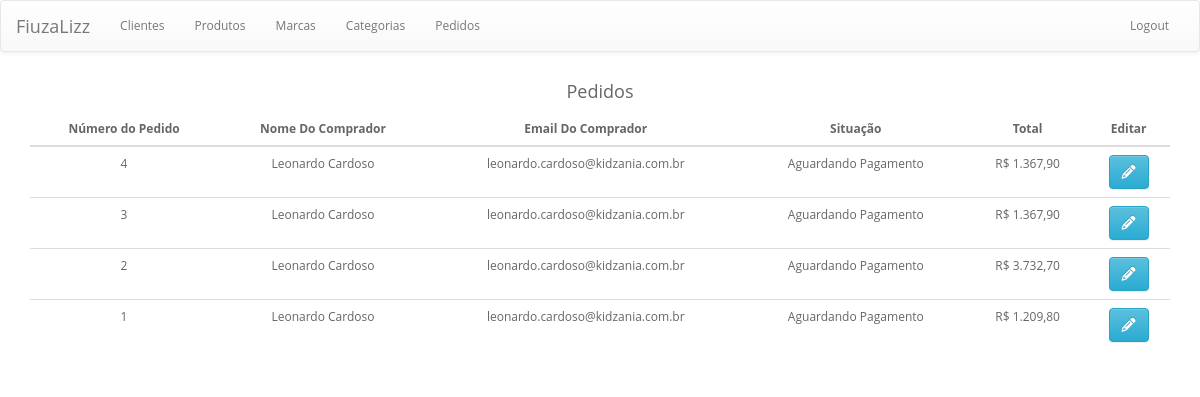
Screenshot of /admin/pedido.php (signed in) with the database file from the repository.
### tables this page shows
CREATE TABLE `pedido` (
  `idPedido` int(11) NOT NULL,
  `idTracking` int(11) DEFAULT NULL,
  `idEntrega` int(11) NOT NULL,
  `idPagamento` int(11) NOT NULL,
  `idClientes` int(11) NOT NULL,
  `total` double NOT NULL
);

CREATE TABLE `clientes` (
  `id` int(11) NOT NULL,
  `CPF` varchar(20) NOT NULL,
  `Nome` varchar(45) NOT NULL,
  `Sobrenome` varchar(45) NOT NULL,
  `Email` varchar(45) NOT NULL,
  `Senha` varchar(45) NOT NULL,
  `Sexo` char(1) NOT NULL,
  `Data_Nascimento` date NOT NULL,
  `Status` tinyint(1) DEFAULT NULL
);

CREATE TABLE `cobranca` (
  `idCobranca` int(11) NOT NULL,
  `idPedido` int(11) NOT NULL,
  `Pagamento` tinyint(1) DEFAULT NULL
);

### admin/pedido.php (the view, shortened to what this page needs)
<?php include '../connect.php';
?>
<!DOCTYPE html>
<html lang="pt-br">
<head>
	<link rel="stylesheet" href="https://maxcdn.bootstrapcdn.com/bootstrap/3.3.7/css/bootstrap.min.css">
	<link rel="stylesheet" href="css/estilo.css">
	<link rel="stylesheet" href="https://maxcdn.bootstrapcdn.com/bootstrap/3.3.7/css/bootstrap-theme.min.css">
</head>
<body>
	<nav class="navbar navbar-default">
		<div class="container-fluid">
			<div class="navbar-header">
				<a class="navbar-brand" href="index.php">FiuzaLizz</a>
			</div>
			<div class="collapse navbar-collapse" id="bs-example-navbar-collapse-1">
				<ul class="nav navbar-nav">
					<li><a href="clientes.php">Clientes</a></li>
					<li><a href="product.php">Produtos</a></li>
					<li><a href="marca.php">Marcas</a></li>
					<li><a href="categoria.php">Categorias</a></li>
					<li><a href="pedido.php">Pedidos</a></li>
				</ul>
				<ul class="nav navbar-nav navbar-right">
					<li><a href="logout.php">Logout</a></li>
				</ul>
			</div>
		</div>
	</nav>
	<div class="container">
		<div class="row">
			<h4 class="text-center">Pedidos</h4>
		</div>
		<table class="table table-hover">
			<thead>
				<tr>
					<th>Número do Pedido</th>
					<th>Nome Do Comprador</th>
					<th>Email Do Comprador</th>
					<th>Situação</th>
					<th>Total</th>
					<th>Editar</th>
				</tr>
			</thead>
			<?php
			$query = mysqli_query($con,"SELECT * FROM `pedido` ORDER BY `pedido`.`idPedido` DESC");
			while ($row = mysqli_fetch_array($query)) {
				$idPedido = $row['idPedido'];
				$total = $row['total'];
				$buscarCliente = mysqli_query($con, "SELECT Nome, Sobrenome, Email FROM clientes WHERE id = ".$row['idClientes']);
				$ln = mysqli_fetch_assoc($buscarCliente);
				$nome = $ln['Nome'];
				$email = $ln['Email'];
				$sobrenome = $ln['Sobrenome'];
				$buscarSituacao = mysqli_query($con, "SELECT Pagamento FROM cobranca WHERE idPedido = ".$idPedido);
				$ln = mysqli_fetch_assoc($buscarSituacao);
				if ($ln['Pagamento'] == 0) {
					$situacao = 'Aguardando Pagamento';
				}
				elseif ($ln['Pagamento'] == 1) {
					$situacao = 'Separando para entrega';
				}
				elseif ($ln['Pagamento'] == 2) {
					$situacao = 'Enviado';
				}
				elseif ($ln['Pagamento'] == 3) {
					$situacao = 'Concluído';
				}else{
					$situacao = 'Cancelado';
				}
				echo '
				<tr>
					<td>'.$idPedido.'</td>
					<td>'.$nome.' '.$sobrenome.'</td>
					<td>'.$email.'</td>
					<td>'.$situacao.'</td>
					<td>R$ '.number_format($total,2,',','.').'</td>
					<td><a href="alterpedido.php?id='.$idPedido.'"><button class="btn btn-info"><i class="fa fa-pencil" aria-hidden="true"></i></button></a></td>
				</tr>
				';
			}
			?>
		</table>
	</div>
</body>
</html>

### admin/css/estilo.css (style rules this page uses)
.fa { display: inline-block; font: normal normal normal 14px/1 FontAwesome; font-size: inherit; text-rendering: auto; -webkit-font-smoothing: antialiased; -moz-osx-font-smoothing: grayscale; }
table,th,td { text-align: center; }
body { font-family: 'Open Sans', sans-serif!important; font-size: 12px; color: #666666; text-rendering: optimizeLegibility }

### rows the page displays
pedido: idPedido "4", idClientes.Nome "Leonardo", idClientes.Sobrenome "Cardoso", idClientes.Email "leonardo.cardoso@kidzania.com.br", cobranca.Pagamento "Aguardando Pagamento", total "1.367,90"
pedido: idPedido "3", idClientes.Nome "Leonardo", idClientes.Sobrenome "Cardoso", idClientes.Email "leonardo.cardoso@kidzania.com.br", cobranca.Pagamento "Aguardando Pagamento", total "1.367,90"
pedido: idPedido "2", idClientes.Nome "Leonardo", idClientes.Sobrenome "Cardoso", idClientes.Email "leonardo.cardoso@kidzania.com.br", cobranca.Pagamento "Aguardando Pagamento", total "3.732,70"
pedido: idPedido "1", idClientes.Nome "Leonardo", idClientes.Sobrenome "Cardoso", idClientes.Email "leonardo.cardoso@kidzania.com.br", cobranca.Pagamento "Aguardando Pagamento", total "1.209,80"
